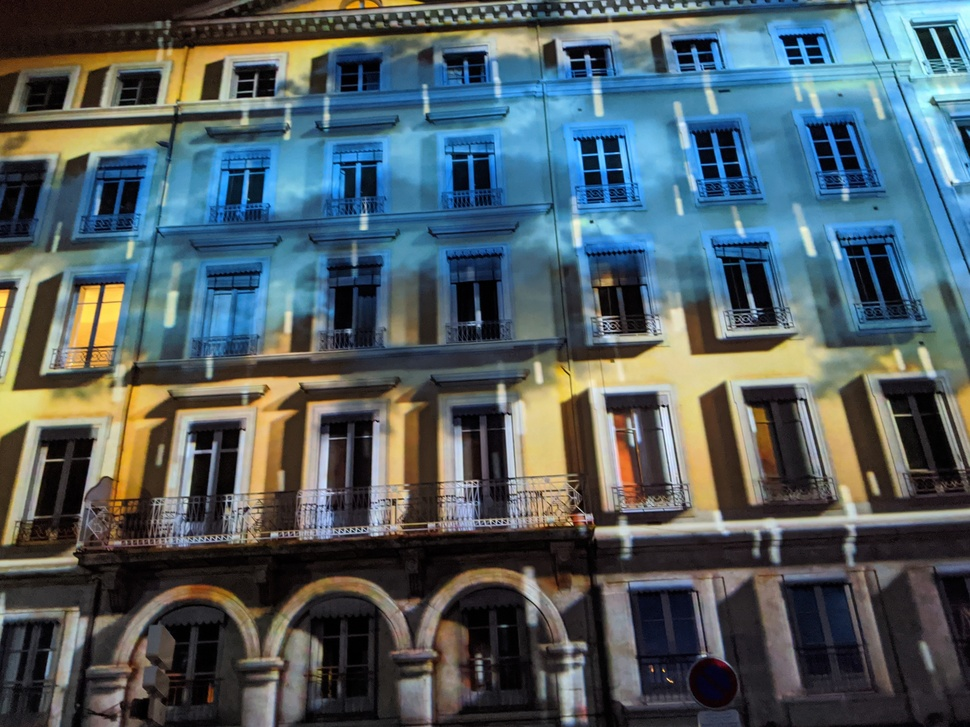
#> input picture data/facade.jpg, 970 x 727 px, shrunk from 3799 x 2849 before the run
$ python rotate.py
#> lines starting #> are read from the running program, lines starting #| are printed output that depends on the picture
import numpy as np
import skimage as sk
import skimage.io as skio
import scipy
import matplotlib.pyplot as plt
from scipy import signal

im = skio.imread('data/facade.jpg')
#> im is the input picture: shape (727, 970, 3); mean R, G, B 80.7, 93.4, 97.8

D_x = np.array([[-1, 1], [0, 0]], np.float32)
D_y = np.array([[1, 0], [-1, 0]], np.float32)

current_best = 0
best_angle = 0
for i in range(-20, 20):
    rotated = scipy.ndimage.interpolation.rotate(im[:,:,0], i, reshape=False)
    x = int(np.floor(len(rotated) * .25))
    y = int(np.floor(len(rotated[0]) * .25))
    rotated = rotated[x:-x, y:-y]
    rotated_x = signal.convolve2d(rotated, D_x, mode="same", boundary="symm")
    rotated_y = signal.convolve2d(rotated, D_y, mode="same", boundary="symm")
    grad = np.degrees(np.arctan2(-rotated_y, rotated_x))
    grad = grad.flatten()
    # find and sum all the gradients that are less than 2 degrees from horizontal or vertical
    horiz = (np.abs(grad) < 2).sum()
    vert = (np.abs(np.abs(grad) - 90) < 2).sum()
    total_edges = horiz + vert
    if total_edges > current_best:
        current_best = total_edges
        best_angle = i
#> this loop made 40 passes
#> (horiz, vert, total_edges, current_best) on passes 1 to 12: (14421, 17086, 31507, 31507), (14643, 17465, 32108, 32108), (14900, 17367, 32267, 32267), (14899, 17649, 32548, 32548), (15113, 17826, 32939, 32939), (15212, 17819, 33031, 33031), (15195, 18018, 33213, 33213), (15438, 18443, 33881, 33881), (15745, 18600, 34345, 34345), (15788, 18885, 34673, 34673), (15889, 19138, 35027, 35027), (16086, 19285, 35371, 35371)
#> (horiz, vert, total_edges) on passes 19 to 24: (15985, 20847, 36832), (15783, 20568, 36351), (15948, 19934, 35882), (15491, 19841, 35332), (15303, 19416, 34719), (15178, 19184, 34362)
#> pass 1, `rotated = scipy.ndimage.interpolation.rotate(im[:,:,0], i, reshape=Fal..`:
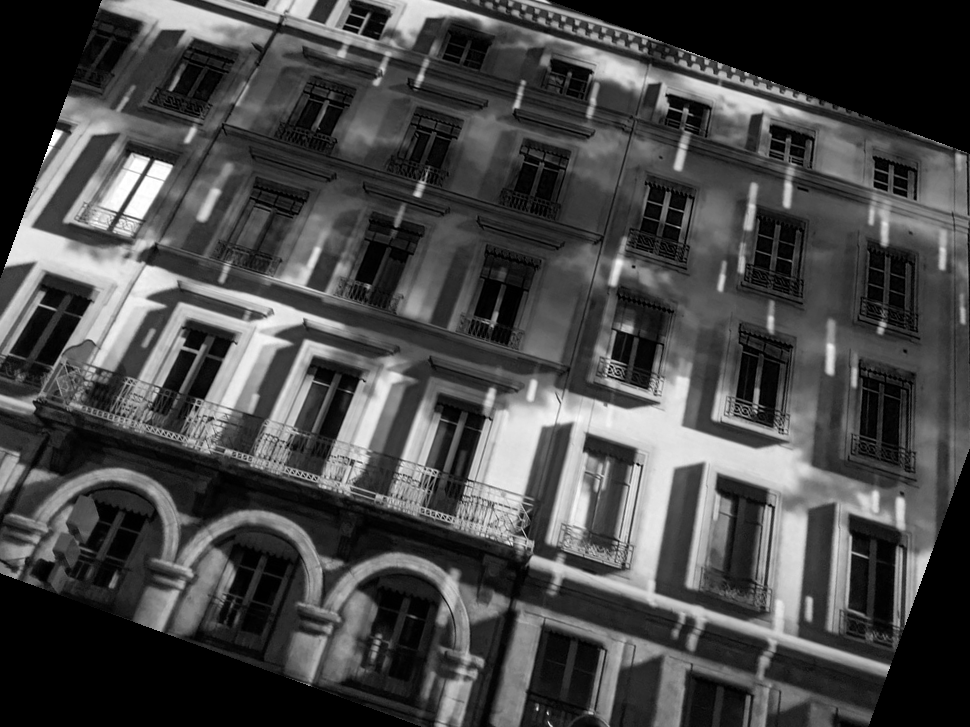
#> rotated: shape (727, 970); min 0, max 255, mean 71.4
#> pass 1, `rotated = rotated[x:-x, y:-y]`:
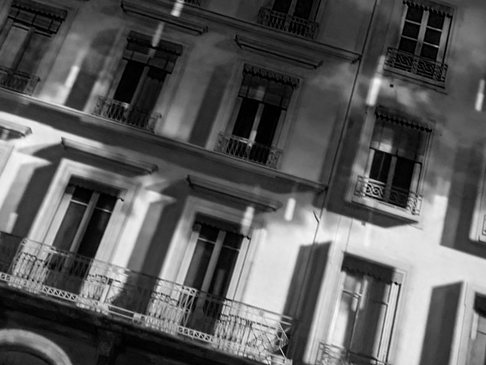
#> rotated: shape (365, 486); min 0, max 248, mean 90.9
#> pass 1, `rotated_x = signal.convolve2d(rotated, D_x, mode="same", boundary="sym..`:
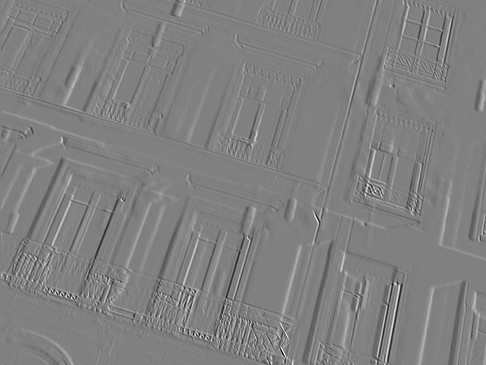
#> rotated_x: shape (365, 486) float32; min -138, max 135, mean 0; drawn with min black and max white
#> pass 1, `rotated_y = signal.convolve2d(rotated, D_y, mode="same", boundary="sym..`:
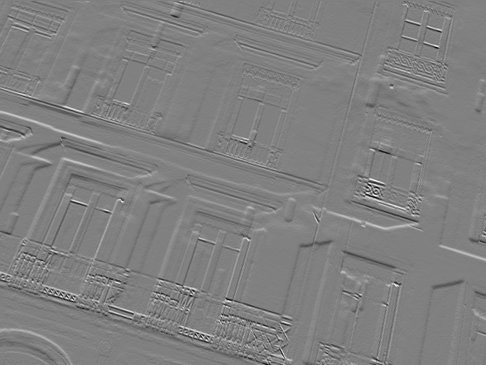
#> rotated_y: shape (365, 486) float32; min -129, max 127, mean 0.1; drawn with min black and max white
#> after the loop:
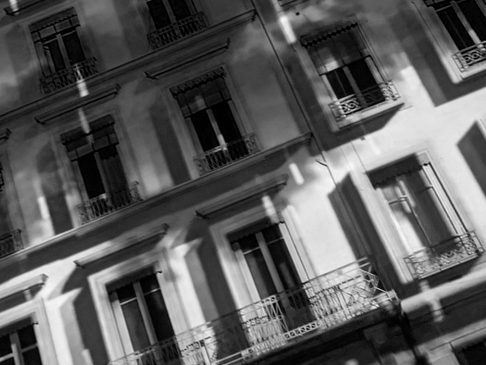
#> rotated: shape (365, 486); min 0, max 250, mean 90.9
#> after the loop, best_angle = -3; current_best = 37191

rotated = scipy.ndimage.interpolation.rotate(im, best_angle, reshape=False)
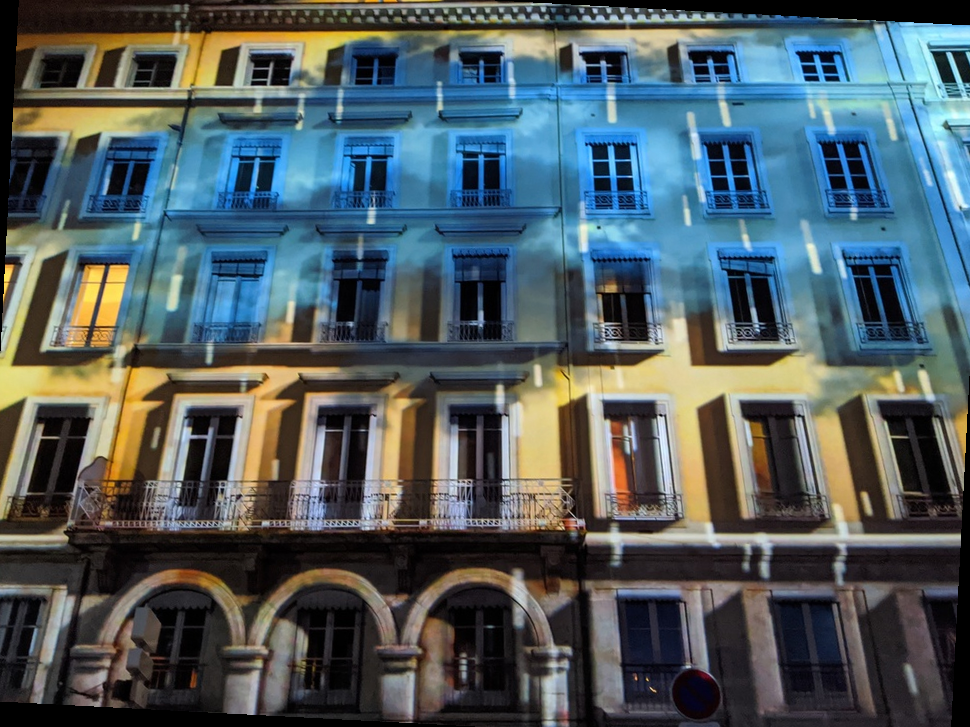
#> rotated: shape (727, 970, 3); mean R, G, B 79.1, 91.7, 96.1
x = int(np.floor(len(rotated) * .1))
#> x = 72
y = int(np.floor(len(rotated[0]) * .1))
#> y = 97
best_image = rotated[x:-x, y:-y]
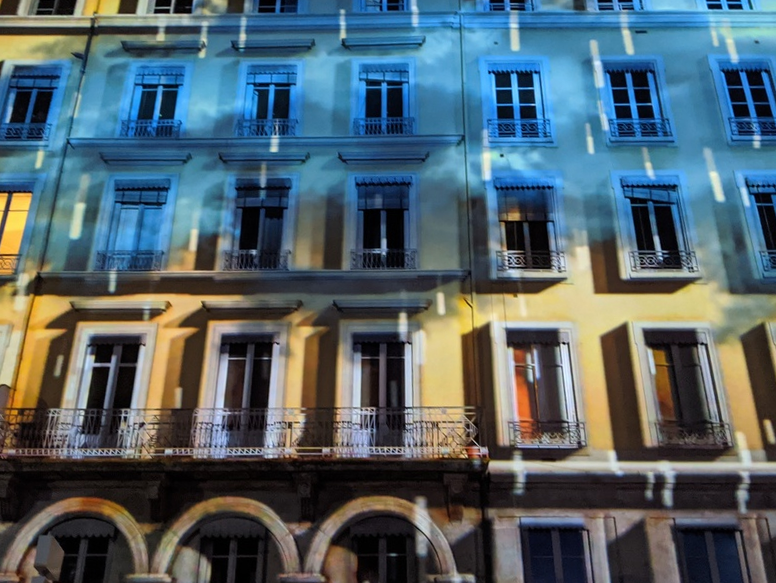
#> best_image: shape (583, 776, 3); mean R, G, B 82.4, 98.5, 106

skio.imshow(best_image)
skio.show()

$ run again, with data/DerekPicture.jpg copied over data/facade.jpg
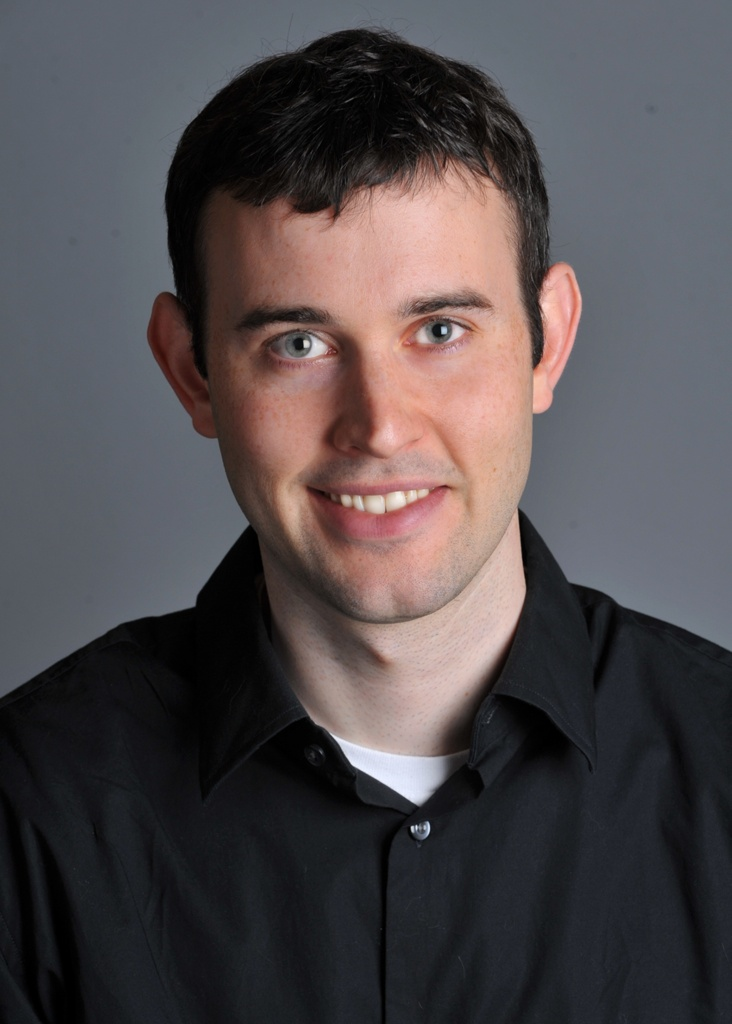
#> input picture data/DerekPicture.jpg, 732 x 1024 px
#> im is the input picture: shape (1024, 732, 3); mean R, G, B 80.5, 74.5, 76.9
#> the loop `for i in range(-20, 20):` made 40 passes
#> (horiz, vert, total_edges, current_best) on passes 1, 2, 33, 35, 36, 37, 38, 39: (24035, 22227, 46262, 46262), (24056, 22219, 46275, 46275), (24237, 22053, 46290, 46290), (24468, 22072, 46540, 46540), (24711, 22360, 47071, 47071), (24822, 22372, 47194, 47194), (24868, 22620, 47488, 47488), (25135, 22762, 47897, 47897)
#> after the loop `for i in range(-20, 20):`:
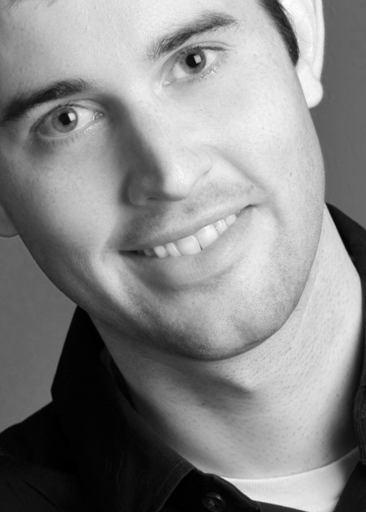
#> rotated: shape (512, 366); min 0, max 255, mean 134.4
#> after the loop `for i in range(-20, 20):`: best_angle = 19; current_best = 48270
#> `x = int(np.floor(len(rotated) * .1))`: x = 102
#> `y = int(np.floor(len(rotated[0]) * .1))`: y = 73
#> `best_image = rotated[x:-x, y:-y]`:
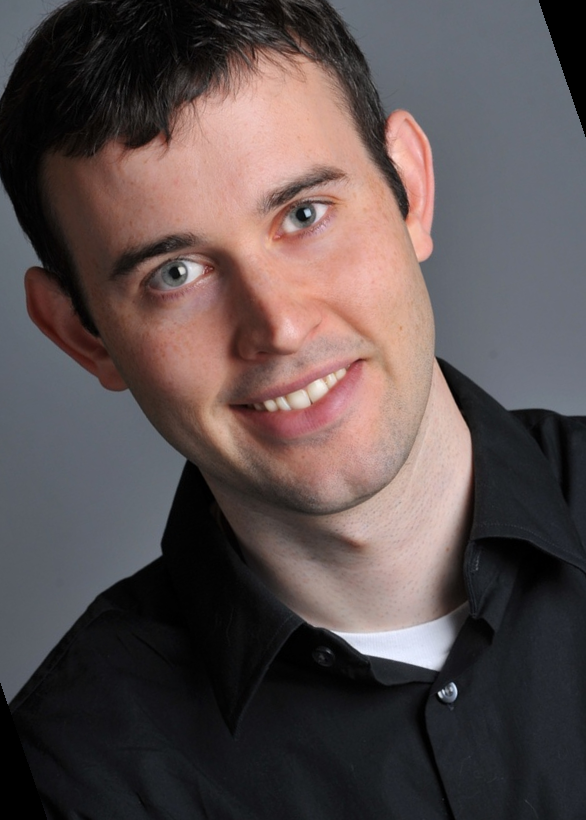
#> best_image: shape (820, 586, 3); mean R, G, B 89.7, 77.9, 77.7
